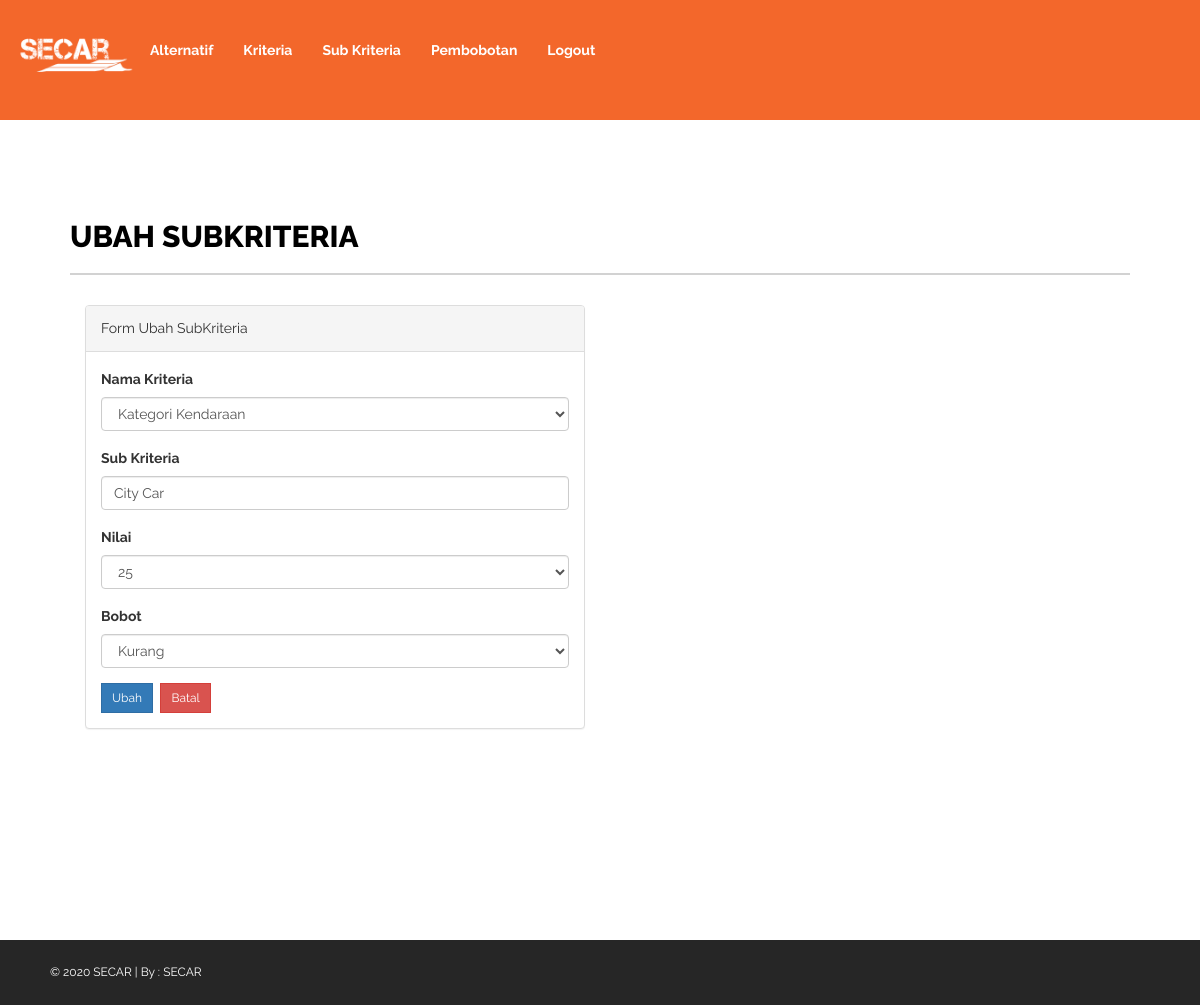
The page /subkriteria_edit.php?id_sub=1 on the database its author committed.
### tables this page shows
CREATE TABLE `subkriteria` (
  `id_sub` int(11) NOT NULL,
  `id_kriteria` int(11) NOT NULL,
  `nama_sub` varchar(100) NOT NULL,
  `nilai` varchar(50) NOT NULL,
  `keterangan` varchar(50) NOT NULL
);

### subkriteria_edit.php (the view, shortened to what this page needs)
<?php
include "koneksi.php";
?>
<!DOCTYPE html>
<html xmlns="http://www.w3.org/1999/xhtml">
<head>
    <link rel="stylesheet" href="https://maxcdn.bootstrapcdn.com/bootstrap/3.4.0/css/bootstrap.min.css">
    <link href="assets/css/bootstrap.css" rel="stylesheet" />
    <link href="assets/css/font-awesome.css" rel="stylesheet" />
    <link href="assets/css/style.css" rel="stylesheet" />
</head>
<body>
    <div class="container-fluid" style="background-color:  #F3672B;">
        <div class="navbar-header" style="background-color:  #F3672B;">
            <a href="#"><img src="assets/img/secarputih.png" alt="" width="120px" height="120px"></a>
        </div>
        <ul class="nav navbar-nav">
            <br>
            <li><a href="alternatif.php" style="color: white;"> <b>Alternatif</b></a></li>
            <li><a href="kriteria.php" style="color: white;"> <b>Kriteria</b></a></li>
            <li><a href="subkriteria.php" style="color: white;"> <b>Sub Kriteria</b></a></li>
            <li><a href="normalisasi.php" style="color: white;"> <b>Pembobotan</b></a></li>
            <li><a href="logout.php" style="color: white;"> <b>Logout</b></a></li>
        </ul>
    </div>
    <div id="page-inner" style="padding: 70px; ">
        <div class="row">
            <div class="col-md-12">
                <h1 class="page-head-line">Ubah SubKriteria</h1>
            </div>
        </div>
        <?php
        $id_sub = $_GET['id_sub'];
        $result = mysqli_query($connect, "SELECT * FROM subkriteria WHERE id_sub='$id_sub'") or die(mysqli_error($connect));
        $dataku = mysqli_fetch_array($result);
        ?>
        <div class="col-md-6">
            <div class="panel panel-default">
                <div class="panel-heading">
                    Form Ubah SubKriteria
                </div>
                <div class="panel-body">
                    <form action="subkriteria_edit.php?id_sub=<?php echo $id_sub?>" method="post" name="form1">
                        <table width="25%" border="0">
                            <div class="form-group">
                                <label>Nama Kriteria</label>
                                <select name="id_kriteria" placeholder="Pilih Kriteria..." class="form-control">
                                    <?php
                                    $query = "SELECT * FROM kriteria ORDER BY id_kriteria asc";
                                    $hasil = mysqli_query($connect, $query);
                                    while ($data = mysqli_fetch_array($hasil)) {
                                        if ($dataku['id_kriteria'] == $data['id_kriteria']) {
                                            echo "<option value='$data[id_kriteria]' selected='$dataku[id_kriteria]'>" . $data['Kriteria'] . "</option>";
                                        } else {
                                            echo "<option value='$data[id_kriteria]'>" . $data['Kriteria'] . "</option>";
                                        }
                                    }
                                    ?>
                                </select>
                            </div>
                            <div class="form-group">
                                <label>Sub Kriteria</label>
                                <input type="text" class="form-control" name="nama_sub" value="<?php echo $dataku['nama_sub']; ?>" placeholder="Nama SubKriteria" />
                            </div>
                            <div class="form-group">
                                <label>Nilai</label>
                                <select name="nilai" class="form-control">
                                    <?php
                                    $query = "SELECT DISTINCT nilai FROM subkriteria ORDER BY nilai asc";
                                    $hasil = mysqli_query($connect, $query);
                                    while ($data = mysqli_fetch_array($hasil)) {
                                        if ($dataku['nilai'] == $data['nilai']) {
                                            echo "<option value='$data[nilai]' selected='$dataku[nilai]'>" . $data['nilai'] . "</option>";
                                        } else {
                                            echo "<option value='$data[nilai]'>" . $data['nilai'] . "</option>";
                                        }
                                    }
                                    ?>
                                </select>
                            </div>
                            <div class="form-group">
                                <label>Bobot</label>
                                <select name="keterangan" class="form-control">
                                    <?php
                                    $query = "SELECT DISTINCT keterangan FROM subkriteria ORDER BY keterangan asc";
                                    $hasil = mysqli_query($connect, $query);
                                    while ($data = mysqli_fetch_array($hasil)) {
                                        if ($dataku['keterangan'] == $data['keterangan']) {
                                            echo "<option value='$data[keterangan]' selected='$dataku[keterangan]'>" . $data['keterangan'] . "</option>";
                                        } else {
                                            echo "<option value='$data[keterangan]'>" . $data['keterangan'] . "</option>";
                                        }
                                    }
                                    ?>
                                </select>
                            </div>
                            <tr>
                                <td><input type="submit" name="update" value="Ubah" class="btn btn-primary btn-sm"></td>
                                <td><a href="subkriteria.php" value="Batal" class="btn btn-danger btn-sm">Batal</a></td>
                            </tr>
                        </table>
                    </form>
                </div>
            </div>
        </div>
    </div>
    <footer>
        &copy; 2020 SECAR | By : <a href="#" target="_blank">SECAR</a>
    </footer>
</body>
</html>

### assets/css/style.css (style rules this page uses)
body { font-family: 'Raleway', sans-serif; line-height:25px; font-size:14px; }
#page-inner { width: 100%; margin: 10px 20px 10px 0px; background-color: #fff!important; padding: 10px; min-height: 800px; }
.page-head-line { font-size: 30px; text-transform: uppercase; color: #000; font-weight: 800; padding-bottom: 20px; border-bottom: 2px solid #d2d2d2; margin-bottom: 30px; }
.btn { border-radius:0px!important; -moz-border-radius:0px!important; -webkit-border-radius:0px!important; }
.navbar-header { background: #000000; }
footer { background-color:#262626; padding:20px 50px; color:#fff; font-size:12px; }
footer a { color:#fff; }

### rows shown on the page
subkriteria: nama_sub "City Car", nilai "25", keterangan "Kurang"

### other values the page prints
form field id_kriteria "Kategori Kendaraan"
